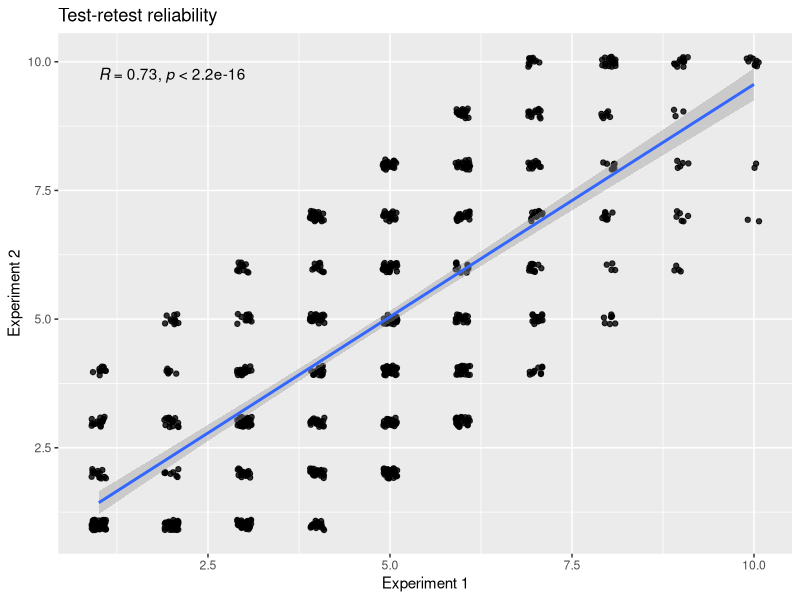
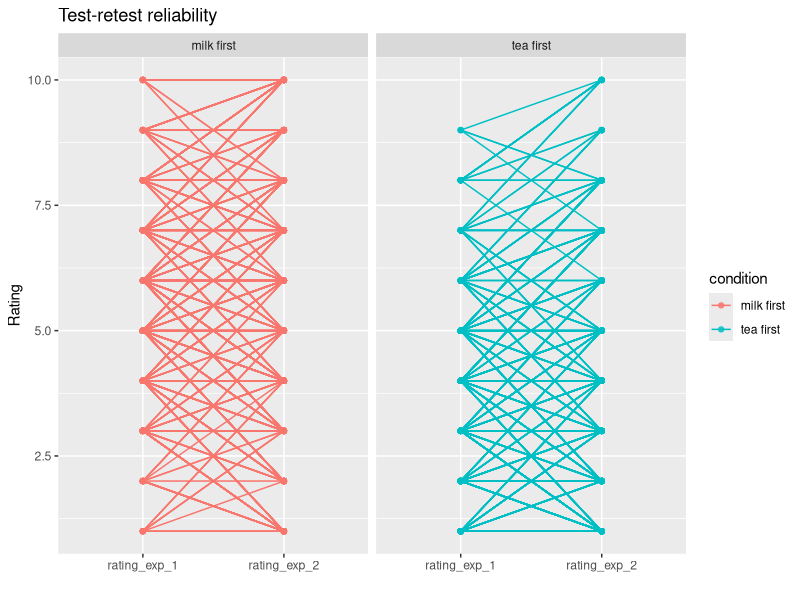

Write R code to recreate these figures, in order.
## ---- chunk 1
library(tidyverse)
library(ggplot2) # plotting
## ---- chunk 2
set.seed(123) # good practice to set a random seed, or else different runs get you different results
## ---- chunk 3
make_tea_data <- function(n_total = 48,
                          sigma = 1.25,
                          delta = 1.5) {
  n_half <- n_total / 2
  tibble(condition = c(rep("milk first", n_half), rep("tea first", n_half)),
         rating = c(round(
           rnorm(n_half, mean = 3.5 + delta, sd = sigma)
         ),
         round(rnorm(
           n_half, mean = 3.5, sd = sigma
         )))) |>
    mutate(rating = if_else(rating > 10, 10, rating),
           # truncate if greater than max/min of rating scale
           rating = if_else(rating < 1, 1, rating)) |>
  rownames_to_column() %>% # added for this excercise
  rename(sub_num = rowname)
}
## ---- chunk 4
# YOUR CODE HERE
this_tea_data <- make_tea_data(n_total = 1000, delta = 2, sigma = 2) 

## ---- chunk 5
# YOUR CODE HERE
to_sample = -3:3
all_tea_data <- this_tea_data %>%
  rowwise() %>%
  rename(rating_exp_1 = rating) %>%
  mutate(difference = sample(to_sample,1)) %>%
  mutate(rating_exp_2 = rating_exp_1 + difference) %>%
  # make sure ratings can't go above/below limits of scale
  mutate(rating_exp_2 = if_else(rating_exp_2 > 10, 10, rating_exp_2),
           # truncate if greater than max/min of rating scale
           rating_exp_2 = if_else(rating_exp_2 < 1, 1, rating_exp_2))
## ---- chunk 6
# YOUR CODE HERE
ggplot(data=all_tea_data, aes(x=rating_exp_1, y=rating_exp_2)) +
  geom_jitter(alpha=.8, height=.1, width=.1) +
  ylab('Experiment 2') +
  xlab('Experiment 1') +
  ggtitle('Test-retest reliability') +
  geom_smooth(method='lm') +
  ggpubr::stat_cor(method='pearson')
## ---- chunk 7
cor.test(all_tea_data$rating_exp_1, all_tea_data$rating_exp_2)
## ---- chunk 8
# Make new, longer dataframe - your code here
all_tea_data_longer <- all_tea_data %>%
  select(-difference) %>%
  pivot_longer(cols = c('rating_exp_1','rating_exp_2'), names_to = "experiment", values_to='rating')
## ---- chunk 9
ggplot(all_tea_data_longer, aes(x=experiment, y=rating, col=condition)) +
  geom_point(alpha=.8) +
  geom_line(aes(group=sub_num)) +
  ylab('Rating') +
  xlab('') +
  ggtitle('Test-retest reliability') +
  facet_wrap(~condition)
## ---- chunk 10

to_sample = -8:8
simulated_data <- make_tea_data(n_total = 100, delta = 2, sigma = 5) %>%
  rowwise() %>%
  rename(rating_exp_1 = rating) %>%
  mutate(difference_between_experiments = sample(to_sample,1)) %>%
  mutate(rating_exp_2 = rating_exp_1 + difference_between_experiments) %>%
  # make sure ratings can't go above/below limits of scale
  mutate(rating_exp_2 = if_else(rating_exp_2 > 10, 10, rating_exp_2),
           # truncate if greater than max/min of rating scale
           rating_exp_2 = if_else(rating_exp_2 < 1, 1, rating_exp_2))


cor.test(simulated_data$rating_exp_1, simulated_data$rating_exp_2)
## ---- chunk 11
##
first_half <- this_tea_data %>%
  group_by(condition) %>%
  sample_frac(.5)

second_half <- this_tea_data %>%
  group_by(condition) %>%
  anti_join(first_half)

split_half_correlation = cor.test(second_half$rating, first_half$rating)

split_half_correlation_out = split_half_correlation$estimate
## ---- chunk 12
corrected_split_half = (2*split_half_correlation_out) / (1+split_half_correlation_out)
